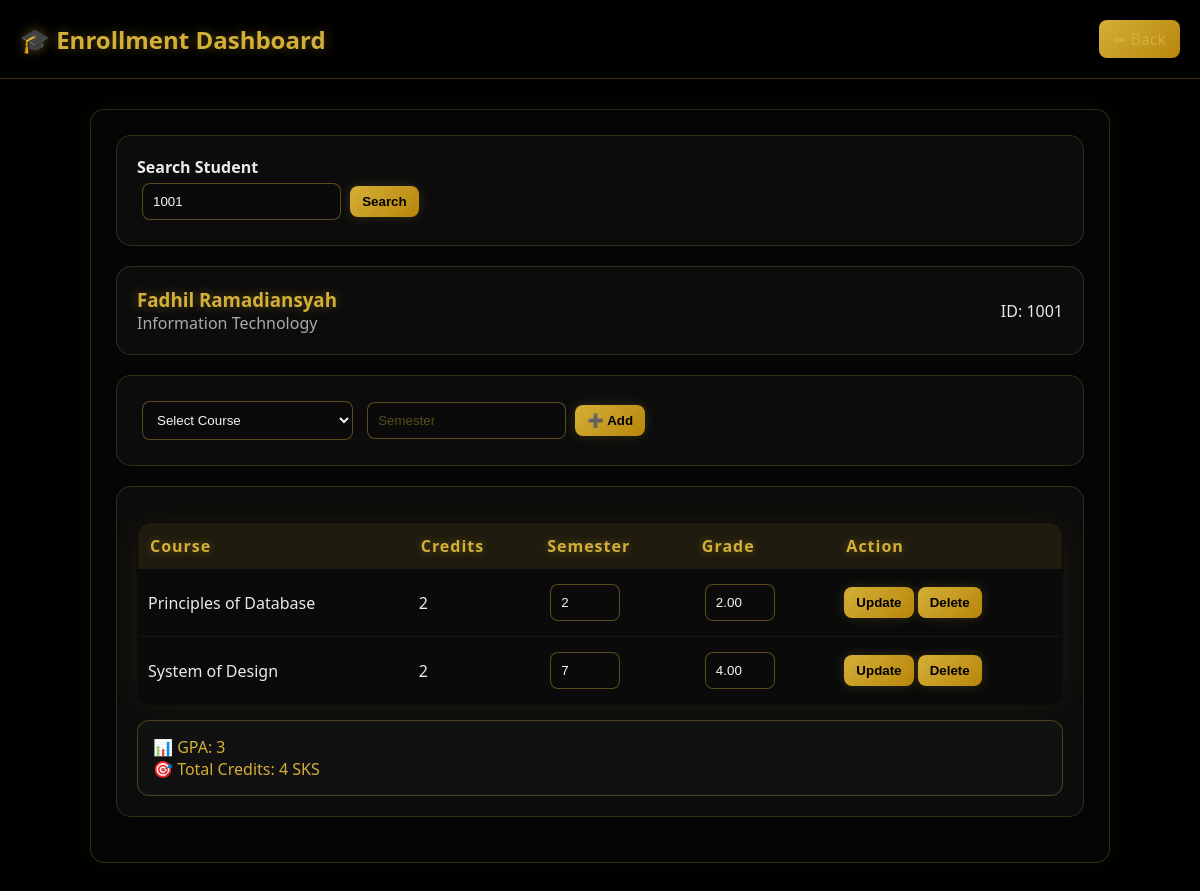
The app's page /enrollment.php?id=1001 with its own data.
### tables this page shows
CREATE TABLE `student` (
  `student_id` int(11) NOT NULL,
  `student_name` varchar(100) DEFAULT NULL,
  `gender` varchar(10) DEFAULT NULL,
  `date_of_birth` date DEFAULT NULL,
  `email` varchar(100) DEFAULT NULL,
  `address` varchar(150) DEFAULT NULL,
  `department_id` int(11) DEFAULT NULL
);

CREATE TABLE `department` (
  `department_id` int(11) NOT NULL,
  `department_name` varchar(100) DEFAULT NULL,
  `faculty_name` varchar(100) DEFAULT NULL
);

CREATE TABLE `enrollment` (
  `enrollment_id` int(11) NOT NULL,
  `student_id` int(11) DEFAULT NULL,
  `course_id` int(11) DEFAULT NULL,
  `semester` int(11) DEFAULT NULL,
  `grade` decimal(5,2) DEFAULT NULL
);

CREATE TABLE `course` (
  `course_id` int(11) NOT NULL,
  `course_name` varchar(100) DEFAULT NULL,
  `credits` int(11) DEFAULT NULL,
  `lecturer_id` int(11) DEFAULT NULL
);

### enrollment.php (the view, shortened to what this page needs)
<link rel="stylesheet" href="style.css">
<?php include 'config.php'; ?>
<div class="header">
    <h2>🎓 Enrollment Dashboard</h2>
    <a class="back-btn" href="index.php">⬅ Back</a>
</div>
<div class="container">
<form method="GET" class="card">
    <b>Search Student</b><br>
    <input type="text" name="id" placeholder="Student ID"
    value="<?php echo isset($_GET['id']) ? $_GET['id'] : ''; ?>">
    <button type="submit">Search</button>
</form>
<?php
if(isset($_GET['id']) && $_GET['id'] != ''){
$id = $_GET['id'];
$student = mysqli_fetch_assoc(mysqli_query($conn,"
SELECT s.student_name, d.department_name
FROM student s
JOIN department d ON s.department_id=d.department_id
WHERE s.student_id='$id'
"));
?>
<div class="card profile">
    <div>
        <h3><?php echo $student['student_name']; ?></h3>
        <div style="color:#aaa;"><?php echo $student['department_name']; ?></div>
    </div>
    <div>ID: <?php echo $id; ?></div>
</div>
<div class="card">
<form method="POST">
<select name="course_id" required>
<option value="">Select Course</option>
</select>
<input type="number" name="semester" placeholder="Semester" required>
<button name="add">➕ Add</button>
</form>
</div>
<?php
$query = "
SELECT e.enrollment_id, c.course_name, c.credits, e.semester, e.grade
FROM enrollment e
JOIN course c ON e.course_id = c.course_id
WHERE e.student_id = '$id'
ORDER BY e.semester
";
$result = mysqli_query($conn, $query);
if(mysqli_num_rows($result) > 0){
$total = 0;
$count = 0;
$total_credit = 0;
echo "<div class='card'>";
echo "<table>
<tr>
<th>Course</th>
<th>Credits</th>
<th>Semester</th>
<th>Grade</th>
<th>Action</th>
</tr>";
while($row = mysqli_fetch_assoc($result)){
echo "<tr>
<form method='POST'>
<td>{$row['course_name']}</td>
<td>{$row['credits']}</td>
<td>
<input type='number' name='semester' value='{$row['semester']}' style='width:70px'>
</td>
<td>
<input type='number' step='0.01' name='grade' value='{$row['grade']}' style='width:70px'>
</td>
<td>
<input type='hidden' name='enrollment_id' value='{$row['enrollment_id']}'>
<button class='btn-update' name='update'>Update</button>
<a href='?id=$id&delete={$row['enrollment_id']}'
onclick=\"return confirm('Delete this?')\">
<button type='button' class='btn-delete'>Delete</button>
</a>
</td>
</form>
</tr>";
if($row['grade'] !== NULL){
    $total += $row['grade'];
    $count++;
}
$total_credit += $row['credits'];
}
echo "</table>";
$gpa = ($count>0) ? round($total/$count,2) : 0;
echo "<div class='gpa-box'>
📊 GPA: $gpa <br>
🎯 Total Credits: $total_credit SKS
</div>";
echo "</div>";
}else{
echo "<div class='card'>No enrollment data</div>";
}
}
?>
</div>

### style.css (style rules this page uses)
* { box-sizing:border-box; margin:0; padding:0; }
div, section, article { background:transparent; color:#eaeaea; }
a { color:#d4af37 !important; text-decoration:none; transition:0.3s; }
input, select, textarea { background:#0a0a0a !important; color:#f5f5f5 !important; border:1px solid rgba(212,175,55,0.4) !important; padding:10px; border-radius:8px; outline:none; transition:0.3s; }
input::placeholder { color:rgba(212,175,55,0.4); }
button, input[type="submit"] { background:linear-gradient(135deg,#d4af37,#b8860b) !important; color:#000 !important; border:none; padding:10px 16px; border-radius:8px; cursor:pointer; font-weight:bold; transition:0.3s; box-shadow:0 0 12px rgba(212,175,55,0.2); }
table { width:100%; border-collapse:collapse; margin-top:20px; background:rgba(10,10,10,0.85) !important; border-radius:14px; overflow:hidden; border:1px solid rgba(212,175,55,0.25); box-shadow:0 0 30px rgba(212,175,55,0.08); }
th { background:rgba(212,175,55,0.12); color:#d4af37; padding:14px; text-align:left; letter-spacing:1px; text-shadow:0 0 8px rgba(212,175,55,0.4); }
td { padding:12px; border-bottom:1px solid rgba(255,255,255,0.05); color:#eaeaea; }
h1,h2,h3,h4 { color:#d4af37; text-shadow:0 0 12px rgba(212,175,55,0.4); }
.container { width:85%; margin:40px auto; padding:25px; background:rgba(255,255,255,0.02); border:1px solid rgba(212,175,55,0.2); border-radius:14px; backdrop-filter:blur(8px); box-shadow:0 0 25px rgba(212,175,55,0.05); }

### enrollment.php (style rules this page uses)
.header { display:flex; justify-content:space-between; align-items:center; padding:20px; border-bottom:1px solid rgba(212,175,55,0.3); }
.header h2 { color:#d4af37; }
.back-btn { background:linear-gradient(135deg,#d4af37,#b8860b); color:black; padding:8px 14px; border-radius:8px; text-decoration:none; }
.container { width:85%; margin:30px auto; }
.card { background:rgba(255,255,255,0.03); border:1px solid rgba(212,175,55,0.2); padding:20px; border-radius:15px; margin-bottom:20px; }
.profile { display:flex; justify-content:space-between; align-items:center; }
.profile h3 { margin:0; color:#d4af37; }
input, select { padding:10px; border-radius:8px; border:1px solid rgba(212,175,55,0.3); background:#111; color:white; margin:5px; }
button { padding:8px 12px; border:none; border-radius:8px; cursor:pointer; background:#d4af37; color:black; }
table { width:100%; border-collapse:collapse; margin-top:15px; }
th { background:rgba(212,175,55,0.1); color:#d4af37; padding:12px; }
td { padding:10px; border-bottom:1px solid rgba(255,255,255,0.05); }
.btn-update { background:#f1c40f; }
.btn-delete { background:#e74c3c; color:white; }
.gpa-box { margin-top:15px; padding:15px; border-radius:12px; background:#111; border:1px solid rgba(212,175,55,0.3); color:#d4af37; }

### records on screen
student: student_name "Fadhil Ramadiansyah", department.department_name "Information Technology"
enrollment: course.course_name "Principles of Database", course.credits "2", semester "2", grade "2.00"
enrollment: course.course_name "System of Design", course.credits "2", semester "7", grade "4.00"

### other values on screen
$id "1001"
$gpa "3"
$total_credit "4"
